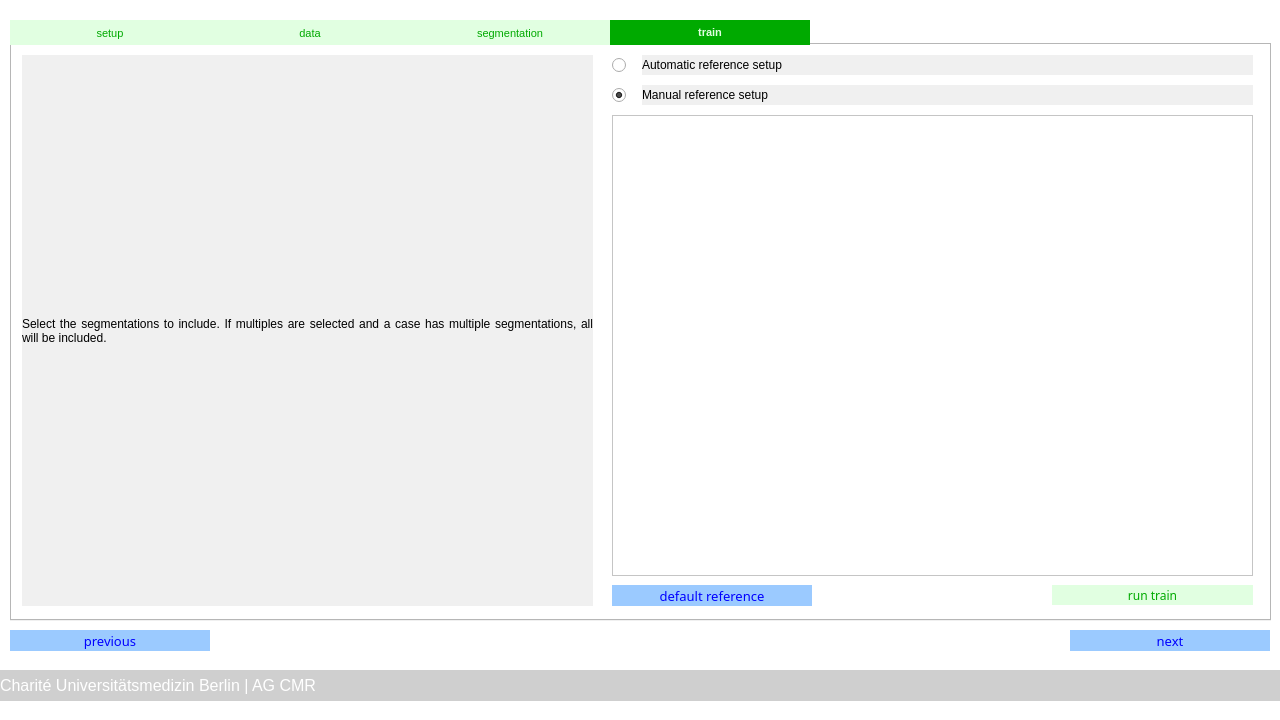
<?xml version="1.0" encoding="UTF-8"?>
<ui version="4.0">
 <class>MainWindow</class>
 <widget class="QMainWindow" name="MainWindow">
  <property name="geometry">
   <rect>
    <x>0</x>
    <y>0</y>
    <width>1280</width>
    <height>720</height>
   </rect>
  </property>
  <property name="cursor">
   <cursorShape>ArrowCursor</cursorShape>
  </property>
  <property name="windowTitle">
   <string>MARISSA - Project Data</string>
  </property>
  <property name="windowOpacity">
   <double>1.000000000000000</double>
  </property>
  <widget class="QWidget" name="centralwidget">
   <property name="styleSheet">
    <string notr="true">background-color: rgb(255, 255, 255);</string>
   </property>
   <widget class="QLabel" name="label_6">
    <property name="geometry">
     <rect>
      <x>0</x>
      <y>670</y>
      <width>1281</width>
      <height>31</height>
     </rect>
    </property>
    <property name="font">
     <font>
      <family>Arial</family>
      <pointsize>12</pointsize>
      <weight>9</weight>
      <italic>false</italic>
      <bold>false</bold>
     </font>
    </property>
    <property name="styleSheet">
     <string notr="true">color: rgb(255, 255, 255);
background-color: rgb(207, 207, 207);
font: 75 12pt &quot;Arial&quot;;</string>
    </property>
    <property name="text">
     <string>Charité Universitätsmedizin Berlin | AG CMR</string>
    </property>
    <property name="alignment">
     <set>Qt::AlignLeading|Qt::AlignLeft|Qt::AlignVCenter</set>
    </property>
    <property name="wordWrap">
     <bool>true</bool>
    </property>
   </widget>
   <widget class="QTabWidget" name="tabs_train">
    <property name="enabled">
     <bool>true</bool>
    </property>
    <property name="geometry">
     <rect>
      <x>10</x>
      <y>20</y>
      <width>1261</width>
      <height>601</height>
     </rect>
    </property>
    <property name="font">
     <font>
      <family>MS Shell Dlg 2</family>
      <pointsize>8</pointsize>
     </font>
    </property>
    <property name="styleSheet">
     <string notr="true">QTabBar::tab {
color: rgb(0, 170, 0);
background-color: rgb(225, 255, 225);
min-width: 200px
}
QTabBar::tab:selected 
{
color: rgb(225, 255, 225);
background-color: rgb(0, 170, 0);
font-weight: bold;
}</string>
    </property>
    <property name="currentIndex">
     <number>3</number>
    </property>
    <widget class="QWidget" name="tab_setup">
     <attribute name="title">
      <string>setup</string>
     </attribute>
     <widget class="QLabel" name="label">
      <property name="geometry">
       <rect>
        <x>10</x>
        <y>10</y>
        <width>921</width>
        <height>551</height>
       </rect>
      </property>
      <property name="styleSheet">
       <string notr="true">background-color: rgb(240, 240, 240);</string>
      </property>
      <property name="text">
       <string>Welcome to MARISSA.

Here you can run the training for your setups. Please specify below the setup you want to train. With the [next] button you can go to the next step. If you want to do any changes, click on [previous]. Please note, that clicking on either button saves the changes made. In order cancel changes, just close this window. The following steps need to be made:

1. Choose setup
2. Add data for the training
3. Choose segmentation(s) to consider
4. Run the training

Please note that the training might take some time. Closing the window during trainig will delete training done so far. In case of re-training, the previous training is deleted, when the [run training] is clicked. You can save the previous training with selecting the setup below and [save as previous].</string>
      </property>
      <property name="alignment">
       <set>Qt::AlignJustify|Qt::AlignVCenter</set>
      </property>
      <property name="wordWrap">
       <bool>true</bool>
      </property>
     </widget>
     <widget class="QComboBox" name="opt_setup">
      <property name="geometry">
       <rect>
        <x>1040</x>
        <y>310</y>
        <width>201</width>
        <height>20</height>
       </rect>
      </property>
      <property name="styleSheet">
       <string notr="true">border-color: rgb(238, 238, 238);
border-width : 2px;
border-style:solid;</string>
      </property>
     </widget>
     <widget class="QLabel" name="label_2">
      <property name="geometry">
       <rect>
        <x>939</x>
        <y>310</y>
        <width>91</width>
        <height>20</height>
       </rect>
      </property>
      <property name="text">
       <string>setup</string>
      </property>
      <property name="alignment">
       <set>Qt::AlignRight|Qt::AlignTrailing|Qt::AlignVCenter</set>
      </property>
     </widget>
     <widget class="QPushButton" name="btn_icon_new_setup_previous">
      <property name="geometry">
       <rect>
        <x>1040</x>
        <y>360</y>
        <width>201</width>
        <height>20</height>
       </rect>
      </property>
      <property name="font">
       <font>
        <family>Arial Nova</family>
        <weight>50</weight>
        <bold>false</bold>
       </font>
      </property>
      <property name="styleSheet">
       <string notr="true">QPushButton
{
color: rgb(0, 170, 0);
background-color: rgb(225, 255, 225);
border: 0px;
}

QPushButton::pressed
{
color: rgb(0, 170, 0);
background-color: rgb(225, 255, 225);
border: 0px;
}

QPushButton::hover
{
color: rgb(225, 255, 225);
background-color: rgb(0, 170, 0);
border: 0px;
font-weight: bold;
}
</string>
      </property>
      <property name="text">
       <string>save as previous</string>
      </property>
     </widget>
     <widget class="QLabel" name="lbl_import">
      <property name="geometry">
       <rect>
        <x>1040</x>
        <y>450</y>
        <width>200</width>
        <height>20</height>
       </rect>
      </property>
      <property name="font">
       <font>
        <pointsize>10</pointsize>
       </font>
      </property>
      <property name="styleSheet">
       <string notr="true">color: rgb(255, 179, 0);
border: 0px;</string>
      </property>
      <property name="text">
       <string>import trained from</string>
      </property>
     </widget>
     <widget class="QPushButton" name="btn_import_external">
      <property name="geometry">
       <rect>
        <x>1040</x>
        <y>540</y>
        <width>200</width>
        <height>20</height>
       </rect>
      </property>
      <property name="font">
       <font>
        <family>Arial Nova</family>
        <pointsize>10</pointsize>
        <weight>50</weight>
        <bold>false</bold>
       </font>
      </property>
      <property name="styleSheet">
       <string notr="true">QPushButton
{
color: rgb(255, 179, 0);
background-color: rgb(255, 242, 226);
border: 0px;
}

QPushButton::pressed
{
color: rgb(255, 179, 0);
background-color: rgb(255, 242, 226);
border: 0px;
}

QPushButton::hover
{
color:rgb(255, 242, 226);
background-color:  rgb(255, 179, 0);
border: 0px;
font-weight: bold;
}</string>
      </property>
      <property name="text">
       <string>external project</string>
      </property>
     </widget>
     <widget class="QPushButton" name="btn_import_project">
      <property name="geometry">
       <rect>
        <x>1040</x>
        <y>510</y>
        <width>200</width>
        <height>20</height>
       </rect>
      </property>
      <property name="font">
       <font>
        <family>Arial Nova</family>
        <pointsize>10</pointsize>
        <weight>50</weight>
        <bold>false</bold>
       </font>
      </property>
      <property name="styleSheet">
       <string notr="true">QPushButton
{
color: rgb(255, 179, 0);
background-color: rgb(255, 242, 226);
border: 0px;
}

QPushButton::pressed
{
color: rgb(255, 179, 0);
background-color: rgb(255, 242, 226);
border: 0px;
}

QPushButton::hover
{
color:rgb(255, 242, 226);
background-color:  rgb(255, 179, 0);
border: 0px;
font-weight: bold;
}</string>
      </property>
      <property name="text">
       <string>other project</string>
      </property>
     </widget>
    </widget>
    <widget class="QWidget" name="tab_data">
     <attribute name="title">
      <string>data</string>
     </attribute>
     <widget class="QTableWidget" name="tbl_data">
      <property name="geometry">
       <rect>
        <x>10</x>
        <y>40</y>
        <width>1231</width>
        <height>441</height>
       </rect>
      </property>
      <property name="font">
       <font>
        <pointsize>9</pointsize>
       </font>
      </property>
      <property name="editTriggers">
       <set>QAbstractItemView::NoEditTriggers</set>
      </property>
      <property name="selectionMode">
       <enum>QAbstractItemView::MultiSelection</enum>
      </property>
      <property name="selectionBehavior">
       <enum>QAbstractItemView::SelectRows</enum>
      </property>
     </widget>
     <widget class="QPushButton" name="btn_data_select_all">
      <property name="geometry">
       <rect>
        <x>1040</x>
        <y>510</y>
        <width>200</width>
        <height>21</height>
       </rect>
      </property>
      <property name="font">
       <font>
        <family>Arial Nova</family>
        <pointsize>10</pointsize>
        <weight>50</weight>
        <bold>false</bold>
       </font>
      </property>
      <property name="styleSheet">
       <string notr="true">QPushButton
{
color: rgb(0, 0, 255);
background-color: rgb(155, 202, 255);
border: 0px;
}

QPushButton::pressed
{
color: rgb(0, 0, 255);
background-color: rgb(155, 202, 255);
border: 0px;
}

QPushButton::hover
{
color: rgb(155, 202, 255);
background-color: rgb(0, 0, 255);
border: 0px;
font-weight: bold;
}</string>
      </property>
      <property name="text">
       <string>select all</string>
      </property>
     </widget>
     <widget class="QPushButton" name="btn_data_deselect_all">
      <property name="geometry">
       <rect>
        <x>1040</x>
        <y>540</y>
        <width>200</width>
        <height>21</height>
       </rect>
      </property>
      <property name="font">
       <font>
        <family>Arial Nova</family>
        <pointsize>10</pointsize>
        <weight>50</weight>
        <bold>false</bold>
       </font>
      </property>
      <property name="styleSheet">
       <string notr="true">QPushButton
{
color: rgb(0, 0, 255);
background-color: rgb(155, 202, 255);
border: 0px;
}

QPushButton::pressed
{
color: rgb(0, 0, 255);
background-color: rgb(155, 202, 255);
border: 0px;
}

QPushButton::hover
{
color: rgb(155, 202, 255);
background-color: rgb(0, 0, 255);
border: 0px;
font-weight: bold;
}</string>
      </property>
      <property name="text">
       <string>deselect all</string>
      </property>
     </widget>
     <widget class="QLabel" name="label_8">
      <property name="geometry">
       <rect>
        <x>10</x>
        <y>490</y>
        <width>811</width>
        <height>20</height>
       </rect>
      </property>
      <property name="font">
       <font>
        <pointsize>10</pointsize>
       </font>
      </property>
      <property name="styleSheet">
       <string notr="true">color: rgb(0, 0, 255);
border: 0px;</string>
      </property>
      <property name="text">
       <string>SELECT SOPInstanceUID FROM tbl_data WHERE</string>
      </property>
     </widget>
     <widget class="QTextEdit" name="txt_data_where">
      <property name="geometry">
       <rect>
        <x>10</x>
        <y>510</y>
        <width>811</width>
        <height>51</height>
       </rect>
      </property>
      <property name="font">
       <font>
        <pointsize>10</pointsize>
       </font>
      </property>
     </widget>
     <widget class="QPushButton" name="btn_data_select_sql">
      <property name="geometry">
       <rect>
        <x>830</x>
        <y>510</y>
        <width>200</width>
        <height>21</height>
       </rect>
      </property>
      <property name="font">
       <font>
        <family>Arial Nova</family>
        <pointsize>10</pointsize>
        <weight>50</weight>
        <bold>false</bold>
       </font>
      </property>
      <property name="styleSheet">
       <string notr="true">QPushButton
{
color: rgb(0, 0, 255);
background-color: rgb(155, 202, 255);
border: 0px;
}

QPushButton::pressed
{
color: rgb(0, 0, 255);
background-color: rgb(155, 202, 255);
border: 0px;
}

QPushButton::hover
{
color: rgb(155, 202, 255);
background-color: rgb(0, 0, 255);
border: 0px;
font-weight: bold;
}</string>
      </property>
      <property name="text">
       <string>select SQL</string>
      </property>
     </widget>
     <widget class="QPushButton" name="btn_data_deselect_sql">
      <property name="geometry">
       <rect>
        <x>830</x>
        <y>540</y>
        <width>200</width>
        <height>21</height>
       </rect>
      </property>
      <property name="font">
       <font>
        <family>Arial Nova</family>
        <pointsize>10</pointsize>
        <weight>50</weight>
        <bold>false</bold>
       </font>
      </property>
      <property name="styleSheet">
       <string notr="true">QPushButton
{
color: rgb(0, 0, 255);
background-color: rgb(155, 202, 255);
border: 0px;
}

QPushButton::pressed
{
color: rgb(0, 0, 255);
background-color: rgb(155, 202, 255);
border: 0px;
}

QPushButton::hover
{
color: rgb(155, 202, 255);
background-color: rgb(0, 0, 255);
border: 0px;
font-weight: bold;
}</string>
      </property>
      <property name="text">
       <string>deselect SQL</string>
      </property>
     </widget>
     <widget class="QLabel" name="label_3">
      <property name="geometry">
       <rect>
        <x>10</x>
        <y>10</y>
        <width>1231</width>
        <height>20</height>
       </rect>
      </property>
      <property name="styleSheet">
       <string notr="true">background-color: rgb(240, 240, 240);</string>
      </property>
      <property name="text">
       <string>Select the data to include either manually or via SQL</string>
      </property>
      <property name="alignment">
       <set>Qt::AlignJustify|Qt::AlignVCenter</set>
      </property>
      <property name="wordWrap">
       <bool>true</bool>
      </property>
     </widget>
     <zorder>tbl_data</zorder>
     <zorder>btn_data_select_all</zorder>
     <zorder>btn_data_deselect_all</zorder>
     <zorder>txt_data_where</zorder>
     <zorder>btn_data_select_sql</zorder>
     <zorder>btn_data_deselect_sql</zorder>
     <zorder>label_8</zorder>
     <zorder>label_3</zorder>
    </widget>
    <widget class="QWidget" name="tab_segmentation">
     <attribute name="title">
      <string>segmentation</string>
     </attribute>
     <widget class="QLabel" name="label_4">
      <property name="geometry">
       <rect>
        <x>10</x>
        <y>10</y>
        <width>1231</width>
        <height>20</height>
       </rect>
      </property>
      <property name="styleSheet">
       <string notr="true">background-color: rgb(240, 240, 240);</string>
      </property>
      <property name="text">
       <string>Select the segmentations to include. If multiples are selected and a case has multiple segmentations, all will be included.</string>
      </property>
      <property name="alignment">
       <set>Qt::AlignJustify|Qt::AlignVCenter</set>
      </property>
      <property name="wordWrap">
       <bool>true</bool>
      </property>
     </widget>
     <widget class="QTableWidget" name="tbl_segmentation">
      <property name="geometry">
       <rect>
        <x>10</x>
        <y>40</y>
        <width>1231</width>
        <height>521</height>
       </rect>
      </property>
      <property name="font">
       <font>
        <pointsize>9</pointsize>
       </font>
      </property>
      <property name="editTriggers">
       <set>QAbstractItemView::NoEditTriggers</set>
      </property>
      <property name="selectionMode">
       <enum>QAbstractItemView::MultiSelection</enum>
      </property>
      <property name="selectionBehavior">
       <enum>QAbstractItemView::SelectRows</enum>
      </property>
     </widget>
    </widget>
    <widget class="QWidget" name="tab_train">
     <attribute name="title">
      <string>train</string>
     </attribute>
     <widget class="QLabel" name="lbl_train">
      <property name="geometry">
       <rect>
        <x>10</x>
        <y>10</y>
        <width>571</width>
        <height>551</height>
       </rect>
      </property>
      <property name="styleSheet">
       <string notr="true">background-color: rgb(240, 240, 240);</string>
      </property>
      <property name="text">
       <string>Select the segmentations to include. If multiples are selected and a case has multiple segmentations, all will be included.</string>
      </property>
      <property name="alignment">
       <set>Qt::AlignJustify|Qt::AlignVCenter</set>
      </property>
      <property name="wordWrap">
       <bool>true</bool>
      </property>
     </widget>
     <widget class="QPushButton" name="btn_icon_new_train">
      <property name="geometry">
       <rect>
        <x>1040</x>
        <y>540</y>
        <width>201</width>
        <height>20</height>
       </rect>
      </property>
      <property name="font">
       <font>
        <family>Arial Nova</family>
        <weight>50</weight>
        <bold>false</bold>
       </font>
      </property>
      <property name="styleSheet">
       <string notr="true">QPushButton
{
color: rgb(0, 170, 0);
background-color: rgb(225, 255, 225);
border: 0px;
}

QPushButton::pressed
{
color: rgb(0, 170, 0);
background-color: rgb(225, 255, 225);
border: 0px;
}

QPushButton::hover
{
color: rgb(225, 255, 225);
background-color: rgb(0, 170, 0);
border: 0px;
font-weight: bold;
}
</string>
      </property>
      <property name="text">
       <string>run train</string>
      </property>
     </widget>
     <widget class="QTableWidget" name="tbl_reference">
      <property name="geometry">
       <rect>
        <x>600</x>
        <y>70</y>
        <width>641</width>
        <height>461</height>
       </rect>
      </property>
      <property name="font">
       <font>
        <pointsize>9</pointsize>
       </font>
      </property>
      <property name="editTriggers">
       <set>QAbstractItemView::NoEditTriggers</set>
      </property>
      <property name="selectionMode">
       <enum>QAbstractItemView::SingleSelection</enum>
      </property>
      <property name="selectionBehavior">
       <enum>QAbstractItemView::SelectRows</enum>
      </property>
     </widget>
     <widget class="QLabel" name="label_5">
      <property name="geometry">
       <rect>
        <x>630</x>
        <y>40</y>
        <width>611</width>
        <height>20</height>
       </rect>
      </property>
      <property name="styleSheet">
       <string notr="true">background-color: rgb(240, 240, 240);</string>
      </property>
      <property name="text">
       <string>Manual reference setup</string>
      </property>
      <property name="alignment">
       <set>Qt::AlignJustify|Qt::AlignVCenter</set>
      </property>
      <property name="wordWrap">
       <bool>true</bool>
      </property>
     </widget>
     <widget class="QPushButton" name="btn_train_default_reference">
      <property name="geometry">
       <rect>
        <x>600</x>
        <y>540</y>
        <width>200</width>
        <height>21</height>
       </rect>
      </property>
      <property name="font">
       <font>
        <family>Arial Nova</family>
        <pointsize>10</pointsize>
        <weight>50</weight>
        <bold>false</bold>
       </font>
      </property>
      <property name="styleSheet">
       <string notr="true">QPushButton
{
color: rgb(0, 0, 255);
background-color: rgb(155, 202, 255);
border: 0px;
}

QPushButton::pressed
{
color: rgb(0, 0, 255);
background-color: rgb(155, 202, 255);
border: 0px;
}

QPushButton::hover
{
color: rgb(155, 202, 255);
background-color: rgb(0, 0, 255);
border: 0px;
font-weight: bold;
}</string>
      </property>
      <property name="text">
       <string>default reference</string>
      </property>
     </widget>
     <widget class="QRadioButton" name="cb_automatic_reference">
      <property name="geometry">
       <rect>
        <x>600</x>
        <y>10</y>
        <width>21</width>
        <height>20</height>
       </rect>
      </property>
      <property name="text">
       <string/>
      </property>
     </widget>
     <widget class="QRadioButton" name="cb_manual_reference">
      <property name="geometry">
       <rect>
        <x>600</x>
        <y>40</y>
        <width>21</width>
        <height>20</height>
       </rect>
      </property>
      <property name="text">
       <string/>
      </property>
      <property name="checked">
       <bool>true</bool>
      </property>
     </widget>
     <widget class="QLabel" name="label_7">
      <property name="geometry">
       <rect>
        <x>630</x>
        <y>10</y>
        <width>611</width>
        <height>20</height>
       </rect>
      </property>
      <property name="styleSheet">
       <string notr="true">background-color: rgb(240, 240, 240);</string>
      </property>
      <property name="text">
       <string>Automatic reference setup</string>
      </property>
      <property name="alignment">
       <set>Qt::AlignJustify|Qt::AlignVCenter</set>
      </property>
      <property name="wordWrap">
       <bool>true</bool>
      </property>
     </widget>
    </widget>
   </widget>
   <widget class="QPushButton" name="btn_next">
    <property name="geometry">
     <rect>
      <x>1070</x>
      <y>630</y>
      <width>200</width>
      <height>21</height>
     </rect>
    </property>
    <property name="font">
     <font>
      <family>Arial Nova</family>
      <pointsize>10</pointsize>
      <weight>50</weight>
      <bold>false</bold>
     </font>
    </property>
    <property name="styleSheet">
     <string notr="true">QPushButton
{
color: rgb(0, 0, 255);
background-color: rgb(155, 202, 255);
border: 0px;
}

QPushButton::pressed
{
color: rgb(0, 0, 255);
background-color: rgb(155, 202, 255);
border: 0px;
}

QPushButton::hover
{
color: rgb(155, 202, 255);
background-color: rgb(0, 0, 255);
border: 0px;
font-weight: bold;
}</string>
    </property>
    <property name="text">
     <string>next</string>
    </property>
   </widget>
   <widget class="QPushButton" name="btn_previous">
    <property name="geometry">
     <rect>
      <x>10</x>
      <y>630</y>
      <width>200</width>
      <height>21</height>
     </rect>
    </property>
    <property name="font">
     <font>
      <family>Arial Nova</family>
      <pointsize>10</pointsize>
      <weight>50</weight>
      <bold>false</bold>
     </font>
    </property>
    <property name="styleSheet">
     <string notr="true">QPushButton
{
color: rgb(0, 0, 255);
background-color: rgb(155, 202, 255);
border: 0px;
}

QPushButton::pressed
{
color: rgb(0, 0, 255);
background-color: rgb(155, 202, 255);
border: 0px;
}

QPushButton::hover
{
color: rgb(155, 202, 255);
background-color: rgb(0, 0, 255);
border: 0px;
font-weight: bold;
}</string>
    </property>
    <property name="text">
     <string>previous</string>
    </property>
   </widget>
  </widget>
 </widget>
 <resources/>
 <connections/>
</ui>
